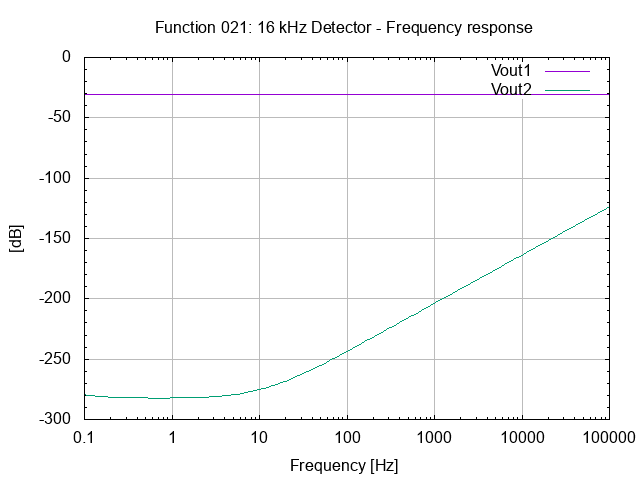

This chart was generated by the following gnuplot code:
# setup terminal
set term png

# setup graph
set output "26.021.00.00.01.png"
set title "Function 021: 16 kHz Detector - Frequency response"

# setup Y-axis
set grid ytics lt 1 lw 1 lc rgb "#bbbbbb"
set mytics
set ylabel "[dB]"

#setup X-axis
set logscale x 10
set grid xtics lt 1 lw 1 lc rgb "#bbbbbb"
set xlabel "Frequency [Hz]"

# setup plot style
set style data lines
plot '26.021.00.00.01.dat' using 1:2 title "Vout1", \
     '26.021.00.00.01.dat' using 1:3 title "Vout2"

# set output back to default
set output

# reset terminal type
set terminal pop
